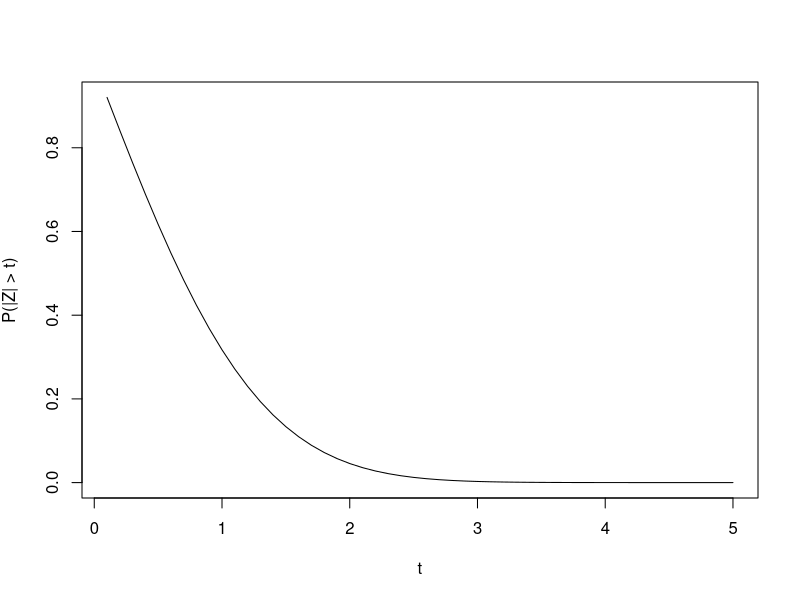
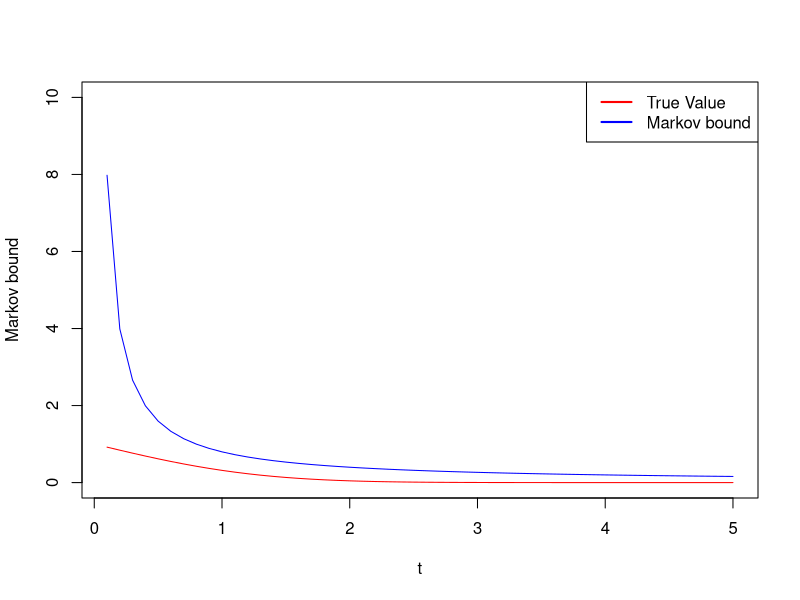
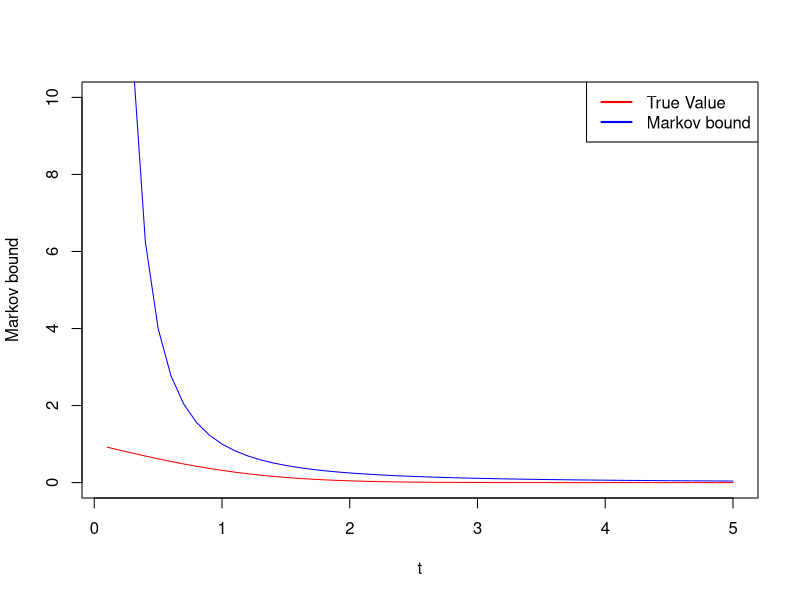
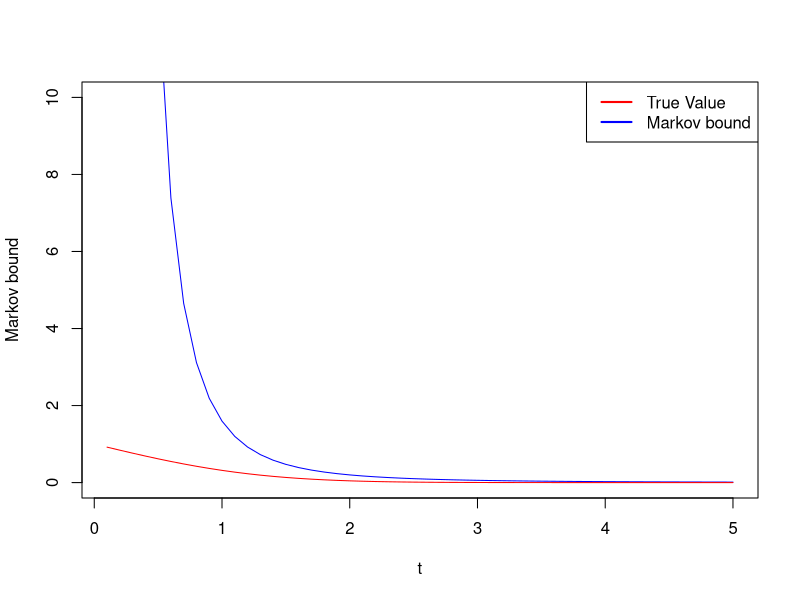
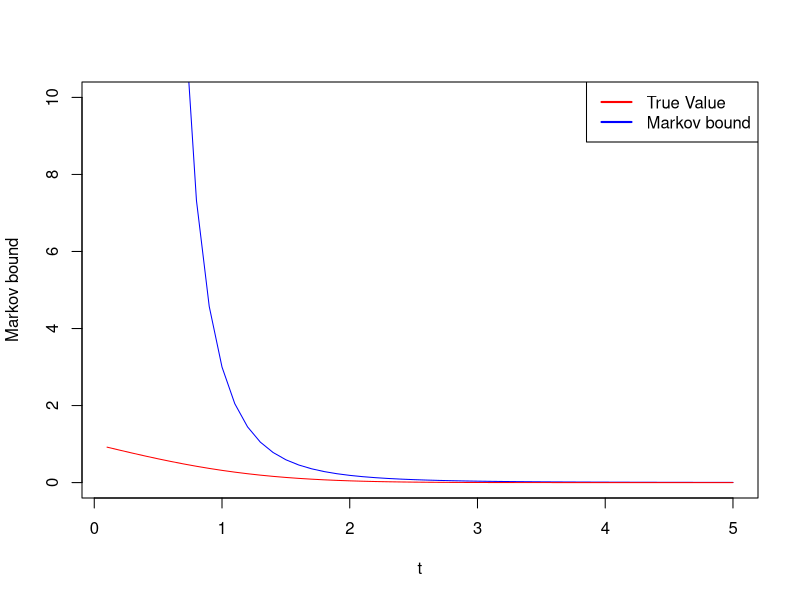
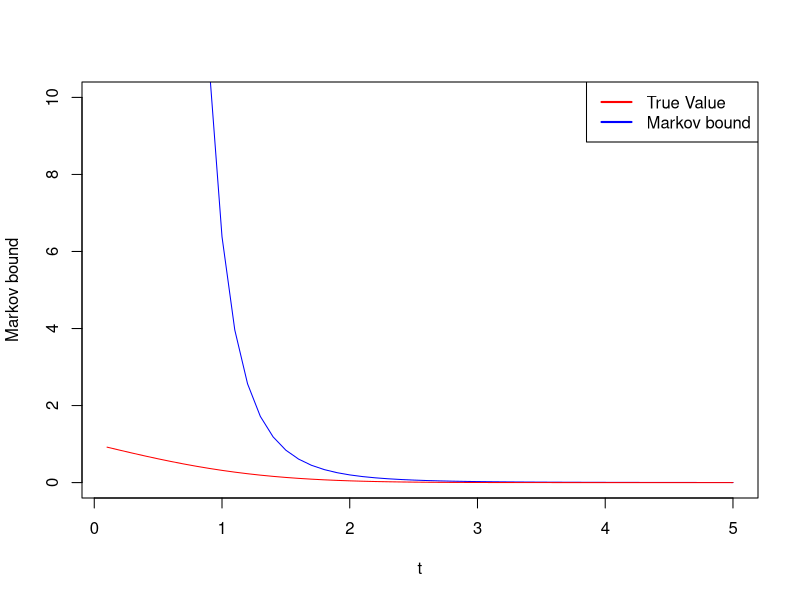
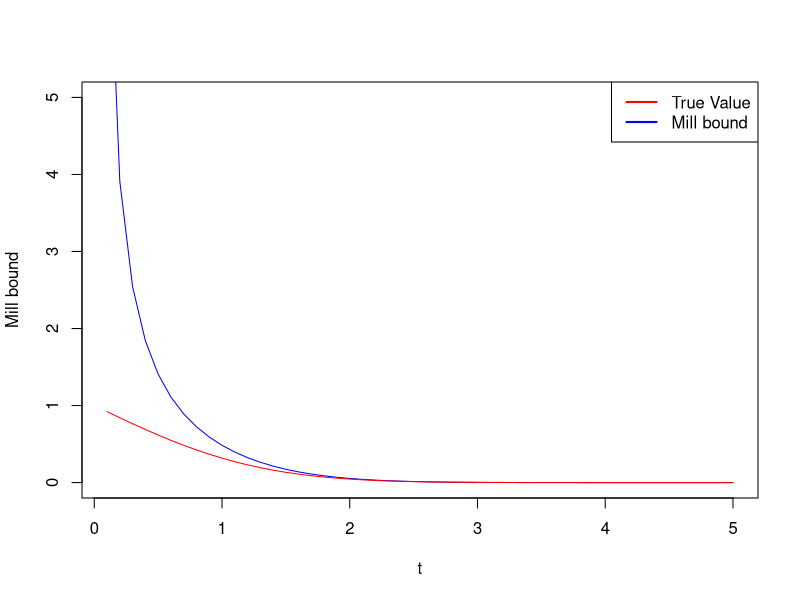

Write the R code that produced these figures, in order.
## ---- chunk 1
x_values <- seq(0.1,5,by=0.1)
true_y_values <- sapply(x_values, function(x) 2*pnorm(-x))
## ---- chunk 2
plot(x_values,true_y_values,xlab="t",ylab=expression("P(|Z| > t)"), type="l")
## ---- chunk 3
# the first five moments of |Z|
moments <- c(sqrt(2/pi), 1, 2*sqrt(2/pi), 3, 8*sqrt(2/pi))

# create the y-values by dividing moments by t^k
for (i in 1:5) {
  y_values <- sapply(x_values, function(x) moments[i]/(x^i))
  plot(x_values,y_values,xlab="t",ylab="Markov bound",type="l",ylim=c(0,10), col="blue")
  lines(x_values,true_y_values,col="red")
  legend("topright", legend=c("True Value","Markov bound"), col=c("red","blue"),lwd = 2, lty = 1)
}
## ---- chunk 4
y_values <- sapply(x_values, function(x) sqrt(2/pi)*exp(-0.5*x^2)/x)
plot(x_values,y_values,xlab="t",ylab="Mill bound", type="l",ylim=c(0,5),col="blue")
lines(x_values,true_y_values, col="red")
legend("topright",legend=c("True Value","Mill bound"), col=c("red","blue"),lwd=2,lty=1)
